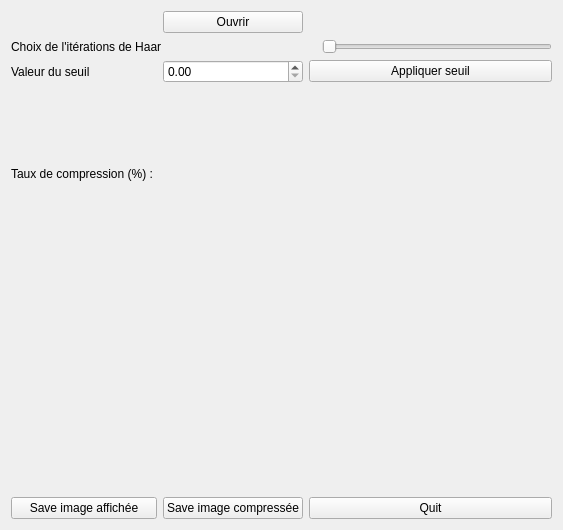
<?xml version="1.0" encoding="UTF-8"?>
<ui version="4.0">
 <class>Widget</class>
 <widget class="QWidget" name="Widget">
  <property name="geometry">
   <rect>
    <x>0</x>
    <y>0</y>
    <width>563</width>
    <height>530</height>
   </rect>
  </property>
  <property name="windowTitle">
   <string>Widget</string>
  </property>
  <layout class="QGridLayout" name="gridLayout_2">
   <item row="0" column="0">
    <layout class="QGridLayout" name="gridLayout">
     <item row="1" column="2">
      <widget class="QLabel" name="textValIterations">
       <property name="text">
        <string/>
       </property>
      </widget>
     </item>
     <item row="2" column="1">
      <widget class="QDoubleSpinBox" name="valSeuil">
       <property name="accelerated">
        <bool>true</bool>
       </property>
       <property name="decimals">
        <number>2</number>
       </property>
       <property name="maximum">
        <double>50.000000000000000</double>
       </property>
       <property name="singleStep">
        <double>0.010000000000000</double>
       </property>
      </widget>
     </item>
     <item row="2" column="0">
      <widget class="QLabel" name="textSeuil">
       <property name="text">
        <string>Valeur du seuil</string>
       </property>
      </widget>
     </item>
     <item row="2" column="2" colspan="2">
      <widget class="QPushButton" name="seuilButton">
       <property name="text">
        <string>Appliquer seuil</string>
       </property>
      </widget>
     </item>
     <item row="1" column="3">
      <widget class="QSlider" name="sliderHaar">
       <property name="orientation">
        <enum>Qt::Horizontal</enum>
       </property>
      </widget>
     </item>
     <item row="5" column="1">
      <widget class="QPushButton" name="saveFinButton">
       <property name="text">
        <string>Save image compressée</string>
       </property>
      </widget>
     </item>
     <item row="5" column="0">
      <widget class="QPushButton" name="saveAffButton">
       <property name="text">
        <string>Save image affichée</string>
       </property>
      </widget>
     </item>
     <item row="1" column="0" colspan="2">
      <widget class="QLabel" name="label">
       <property name="text">
        <string>Choix de l'itérations de Haar</string>
       </property>
      </widget>
     </item>
     <item row="0" column="1">
      <widget class="QPushButton" name="browseButton">
       <property name="text">
        <string>Ouvrir</string>
       </property>
      </widget>
     </item>
     <item row="3" column="0">
      <widget class="QLabel" name="label_3">
       <property name="maximumSize">
        <size>
         <width>16777215</width>
         <height>170</height>
        </size>
       </property>
       <property name="baseSize">
        <size>
         <width>0</width>
         <height>0</height>
        </size>
       </property>
       <property name="text">
        <string>Taux de compression (%) : </string>
       </property>
      </widget>
     </item>
     <item row="5" column="2" colspan="2">
      <widget class="QPushButton" name="quitButton">
       <property name="text">
        <string>Quit</string>
       </property>
      </widget>
     </item>
     <item row="3" column="1">
      <widget class="QLabel" name="valTaux">
       <property name="text">
        <string/>
       </property>
      </widget>
     </item>
     <item row="4" column="0" colspan="4">
      <widget class="QLabel" name="labelImage">
       <property name="text">
        <string>&lt;html&gt;&lt;head/&gt;&lt;body&gt;&lt;p&gt;&lt;br/&gt;&lt;/p&gt;&lt;/body&gt;&lt;/html&gt;</string>
       </property>
       <property name="alignment">
        <set>Qt::AlignCenter</set>
       </property>
      </widget>
     </item>
    </layout>
   </item>
  </layout>
 </widget>
 <layoutdefault spacing="6" margin="11"/>
 <resources/>
 <connections>
  <connection>
   <sender>browseButton</sender>
   <signal>clicked()</signal>
   <receiver>Widget</receiver>
   <slot>browseInputPath()</slot>
   <hints>
    <hint type="sourcelabel">
     <x>237</x>
     <y>32</y>
    </hint>
    <hint type="destinationlabel">
     <x>157</x>
     <y>24</y>
    </hint>
   </hints>
  </connection>
  <connection>
   <sender>quitButton</sender>
   <signal>clicked()</signal>
   <receiver>Widget</receiver>
   <slot>close()</slot>
   <hints>
    <hint type="sourcelabel">
     <x>518</x>
     <y>488</y>
    </hint>
    <hint type="destinationlabel">
     <x>576</x>
     <y>508</y>
    </hint>
   </hints>
  </connection>
  <connection>
   <sender>sliderHaar</sender>
   <signal>valueChanged(int)</signal>
   <receiver>Widget</receiver>
   <slot>haarNb(int)</slot>
   <hints>
    <hint type="sourcelabel">
     <x>546</x>
     <y>57</y>
    </hint>
    <hint type="destinationlabel">
     <x>569</x>
     <y>30</y>
    </hint>
   </hints>
  </connection>
  <connection>
   <sender>saveAffButton</sender>
   <signal>clicked()</signal>
   <receiver>Widget</receiver>
   <slot>saveAffichee()</slot>
   <hints>
    <hint type="sourcelabel">
     <x>178</x>
     <y>481</y>
    </hint>
    <hint type="destinationlabel">
     <x>176</x>
     <y>511</y>
    </hint>
   </hints>
  </connection>
  <connection>
   <sender>saveFinButton</sender>
   <signal>clicked()</signal>
   <receiver>Widget</receiver>
   <slot>saveFinale()</slot>
   <hints>
    <hint type="sourcelabel">
     <x>308</x>
     <y>481</y>
    </hint>
    <hint type="destinationlabel">
     <x>317</x>
     <y>511</y>
    </hint>
   </hints>
  </connection>
  <connection>
   <sender>seuilButton</sender>
   <signal>clicked()</signal>
   <receiver>Widget</receiver>
   <slot>unhaar()</slot>
   <hints>
    <hint type="sourcelabel">
     <x>508</x>
     <y>93</y>
    </hint>
    <hint type="destinationlabel">
     <x>573</x>
     <y>95</y>
    </hint>
   </hints>
  </connection>
  <connection>
   <sender>sliderHaar</sender>
   <signal>valueChanged(int)</signal>
   <receiver>textValIterations</receiver>
   <slot>setNum(int)</slot>
   <hints>
    <hint type="sourcelabel">
     <x>502</x>
     <y>58</y>
    </hint>
    <hint type="destinationlabel">
     <x>412</x>
     <y>58</y>
    </hint>
   </hints>
  </connection>
 </connections>
 <slots>
  <slot>browseInputPath()</slot>
  <slot>haarNb(int)</slot>
  <slot>saveAffichee()</slot>
  <slot>saveFinale()</slot>
  <slot>unhaar()</slot>
 </slots>
</ui>
